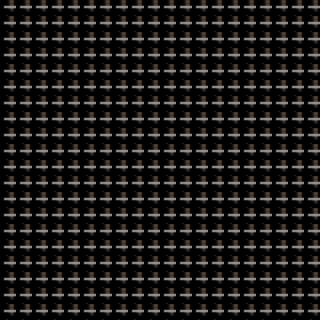

This game map was drawn from its Tiled (.tmx) file and the tilesets committed beside it. A one-line description and the full map source follow:
An orthogonal 20x20 tile map with 16x16 px tiles, 1 tile layer (Tile Layer 1).

<map version="1.2" tiledversion="1.3.1" orientation="orthogonal" renderorder="right-down" compressionlevel="-1" width="20" height="20" tilewidth="16" tileheight="16" infinite="0" nextlayerid="2" nextobjectid="1">
 <tileset firstgid="1" source="Levels.tsx" />
 <layer id="1" name="Tile Layer 1" width="20" height="20">
  <data encoding="csv">
142,142,142,142,142,142,142,142,142,142,142,142,142,142,142,142,142,142,142,142,
142,142,142,142,142,142,142,142,142,142,142,142,142,142,142,142,142,142,142,142,
142,142,142,142,142,142,142,142,142,142,142,142,142,142,142,142,142,142,142,142,
142,142,142,142,142,142,142,142,142,142,142,142,142,142,142,142,142,142,142,142,
142,142,142,142,142,142,142,142,142,142,142,142,142,142,142,142,142,142,142,142,
142,142,142,142,142,142,142,142,142,142,142,142,142,142,142,142,142,142,142,142,
142,142,142,142,142,142,142,142,142,142,142,142,142,142,142,142,142,142,142,142,
142,142,142,142,142,142,142,142,142,142,142,142,142,142,142,142,142,142,142,142,
142,142,142,142,142,142,142,142,142,142,142,142,142,142,142,142,142,142,142,142,
142,142,142,142,142,142,142,142,142,142,142,142,142,142,142,142,142,142,142,142,
142,142,142,142,142,142,142,142,142,142,142,142,142,142,142,142,142,142,142,142,
142,142,142,142,142,142,142,142,142,142,142,142,142,142,142,142,142,142,142,142,
142,142,142,142,142,142,142,142,142,142,142,142,142,142,142,142,142,142,142,142,
142,142,142,142,142,142,142,142,142,142,142,142,142,142,142,142,142,142,142,142,
142,142,142,142,142,142,142,142,142,142,142,142,142,142,142,142,142,142,142,142,
142,142,142,142,142,142,142,142,142,142,142,142,142,142,142,142,142,142,142,142,
142,142,142,142,142,142,142,142,142,142,142,142,142,142,142,142,142,142,142,142,
142,142,142,142,142,142,142,142,142,142,142,142,142,142,142,142,142,142,142,142,
142,142,142,142,142,142,142,142,142,142,142,142,142,142,142,142,142,142,142,142,
142,142,142,142,142,142,142,142,142,142,142,142,142,142,142,142,142,142,142,142
</data>
 </layer>
</map>